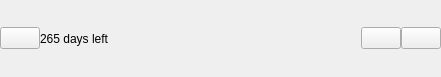
<?xml version="1.0" encoding="UTF-8"?>
<ui version="4.0">
 <class>NavigationPanelMain</class>
 <widget class="QWidget" name="NavigationPanelMain">
  <property name="geometry">
   <rect>
    <x>0</x>
    <y>0</y>
    <width>441</width>
    <height>77</height>
   </rect>
  </property>
  <property name="styleSheet">
   <string notr="true">#wgtNavigationPanelWraper 
{ background-color:white;
}</string>
  </property>
  <layout class="QVBoxLayout" name="verticalLayout">
   <property name="spacing">
    <number>0</number>
   </property>
   <property name="leftMargin">
    <number>0</number>
   </property>
   <property name="topMargin">
    <number>0</number>
   </property>
   <property name="rightMargin">
    <number>0</number>
   </property>
   <property name="bottomMargin">
    <number>0</number>
   </property>
   <item>
    <widget class="QWidget" name="wgtMarginTop" native="true"/>
   </item>
   <item>
    <widget class="QWidget" name="wgtTopMainFrame" native="true">
     <layout class="QHBoxLayout" name="horizontalLayout">
      <property name="spacing">
       <number>0</number>
      </property>
      <property name="leftMargin">
       <number>0</number>
      </property>
      <property name="topMargin">
       <number>0</number>
      </property>
      <property name="rightMargin">
       <number>0</number>
      </property>
      <property name="bottomMargin">
       <number>0</number>
      </property>
      <item>
       <widget class="QWidget" name="wgtMarginLeft" native="true"/>
      </item>
      <item>
       <widget class="QPushButton" name="btnSetting">
        <property name="text">
         <string/>
        </property>
       </widget>
      </item>
      <item>
       <widget class="QWidget" name="wgtRightMarginBtnSetting" native="true"/>
      </item>
      <item>
       <widget class="QLabel" name="lblLicense">
        <property name="text">
         <string>265 days left</string>
        </property>
       </widget>
      </item>
      <item>
       <spacer name="horizontalSpacer">
        <property name="orientation">
         <enum>Qt::Horizontal</enum>
        </property>
        <property name="sizeHint" stdset="0">
         <size>
          <width>100</width>
          <height>20</height>
         </size>
        </property>
       </spacer>
      </item>
      <item>
       <widget class="QPushButton" name="btnBug">
        <property name="text">
         <string/>
        </property>
       </widget>
      </item>
      <item>
       <widget class="QWidget" name="wgtRightMarginBag" native="true"/>
      </item>
      <item>
       <widget class="QPushButton" name="btnHelp">
        <property name="text">
         <string/>
        </property>
       </widget>
      </item>
      <item>
       <widget class="QWidget" name="wgtMarginRight" native="true"/>
      </item>
     </layout>
    </widget>
   </item>
   <item>
    <widget class="QWidget" name="wgtMarginBottom" native="true"/>
   </item>
  </layout>
 </widget>
 <resources/>
 <connections/>
</ui>
